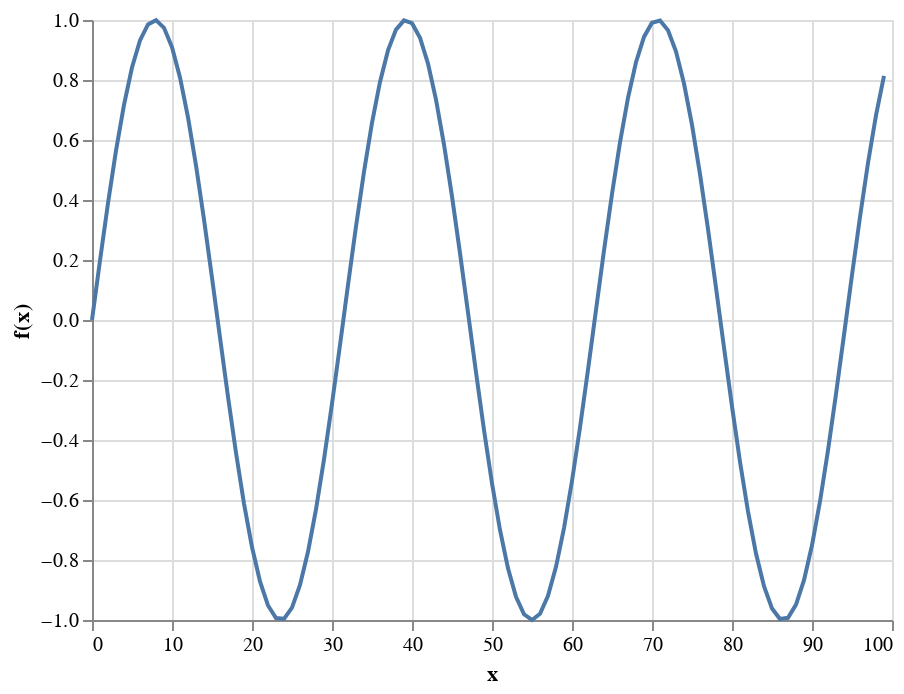

The code cell stored with this chart in its notebook:
### Code cell
import altair as alt
import numpy as np
import pandas as pd

x = np.arange(100)
source = pd.DataFrame({
    'x': x,
    'f(x)': np.sin(x / 5)
})

alt.Chart(source).mark_line().encode(
    x='x',
    y='f(x)'
)

### Figure 1 — Vega-Lite specification as saved in the notebook (floating-point values rounded to 4 significant figures)
{"config": {"view": {"continuousWidth": 400, "continuousHeight": 300}}, "data": {"name": "data-de91d155ec72435dddba16a8b1369665"}, "mark": "line", "encoding": {"x": {"type": "quantitative", "field": "x"}, "y": {"type": "quantitative", "field": "f(x)"}}, "$schema": "https://vega.github.io/schema/vega-lite/v4.8.1.json", "datasets": {"data-de91d155ec72435dddba16a8b1369665": [{"x": 0, "f(x)": 0.0}, {"x": 1, "f(x)": 0.1987}, {"x": 2, "f(x)": 0.3894}, {"x": 3, "f(x)": 0.5646}, {"x": 4, "f(x)": 0.7174}, {"x": 5, "f(x)": 0.8415}, {"x": 6, "f(x)": 0.932}, {"x": 7, "f(x)": 0.9854}, {"x": 8, "f(x)": 0.9996}, {"x": 9, "f(x)": 0.9738}, {"x": 10, "f(x)": 0.9093}, {"x": 11, "f(x)": 0.8085}, {"x": 12, "f(x)": 0.6755}, {"x": 13, "f(x)": 0.5155}, {"x": 14, "f(x)": 0.335}, {"x": 15, "f(x)": 0.1411}, {"x": 16, "f(x)": -0.05837}, {"x": 17, "f(x)": -0.2555}, {"x": 18, "f(x)": -0.4425}, {"x": 19, "f(x)": -0.6119}, {"x": 20, "f(x)": -0.7568}, {"x": 21, "f(x)": -0.8716}, {"x": 22, "f(x)": -0.9516}, {"x": 23, "f(x)": -0.9937}, {"x": 24, "f(x)": -0.9962}, {"x": 25, "f(x)": -0.9589}, {"x": 26, "f(x)": -0.8835}, {"x": 27, "f(x)": -0.7728}, {"x": 28, "f(x)": -0.6313}, {"x": 29, "f(x)": -0.4646}, {"x": 30, "f(x)": -0.2794}, {"x": 31, "f(x)": -0.08309}, {"x": 32, "f(x)": 0.1165}, {"x": 33, "f(x)": 0.3115}, {"x": 34, "f(x)": 0.4941}, {"x": 35, "f(x)": 0.657}, {"x": 36, "f(x)": 0.7937}, {"x": 37, "f(x)": 0.8987}, {"x": 38, "f(x)": 0.9679}, {"x": 39, "f(x)": 0.9985}, {"x": 40, "f(x)": 0.9894}, {"x": 41, "f(x)": 0.9407}, {"x": 42, "f(x)": 0.8546}, {"x": 43, "f(x)": 0.7344}, {"x": 44, "f(x)": 0.5849}, {"x": 45, "f(x)": 0.4121}, {"x": 46, "f(x)": 0.2229}, {"x": 47, "f(x)": 0.02478}, {"x": 48, "f(x)": -0.1743}, {"x": 49, "f(x)": -0.3665}, {"x": 50, "f(x)": -0.544}, {"x": 51, "f(x)": -0.6999}, {"x": 52, "f(x)": -0.8278}, {"x": 53, "f(x)": -0.9228}, {"x": 54, "f(x)": -0.9809}, {"x": 55, "f(x)": -1.0}, {"x": 56, "f(x)": -0.9792}, {"x": 57, "f(x)": -0.9193}, {"x": 58, "f(x)": -0.8228}, {"x": 59, "f(x)": -0.6935}, {"x": 60, "f(x)": -0.5366}, {"x": 61, "f(x)": -0.3582}, {"x": 62, "f(x)": -0.1656}, {"x": 63, "f(x)": 0.03362}, {"x": 64, "f(x)": 0.2315}, {"x": 65, "f(x)": 0.4202}, {"x": 66, "f(x)": 0.5921}, {"x": 67, "f(x)": 0.7404}, {"x": 68, "f(x)": 0.8592}, {"x": 69, "f(x)": 0.9437}, {"x": 70, "f(x)": 0.9906}, {"x": 71, "f(x)": 0.998}, {"x": 72, "f(x)": 0.9657}, {"x": 73, "f(x)": 0.8948}, {"x": 74, "f(x)": 0.7883}, {"x": 75, "f(x)": 0.6503}, {"x": 76, "f(x)": 0.4864}, {"x": 77, "f(x)": 0.3031}, {"x": 78, "f(x)": 0.1078}, {"x": 79, "f(x)": -0.09191}, {"x": 80, "f(x)": -0.2879}, {"x": 81, "f(x)": -0.4724}, {"x": 82, "f(x)": -0.6381}, {"x": 83, "f(x)": -0.7784}, {"x": 84, "f(x)": -0.8876}, {"x": 85, "f(x)": -0.9614}, {"x": 86, "f(x)": -0.9969}, {"x": 87, "f(x)": -0.9927}, {"x": 88, "f(x)": -0.9488}, {"x": 89, "f(x)": -0.8672}, {"x": 90, "f(x)": -0.751}, {"x": 91, "f(x)": -0.6048}, {"x": 92, "f(x)": -0.4346}, {"x": 93, "f(x)": -0.247}, {"x": 94, "f(x)": -0.04954}, {"x": 95, "f(x)": 0.1499}, {"x": 96, "f(x)": 0.3433}, {"x": 97, "f(x)": 0.5231}, {"x": 98, "f(x)": 0.682}, {"x": 99, "f(x)": 0.8137}]}}
